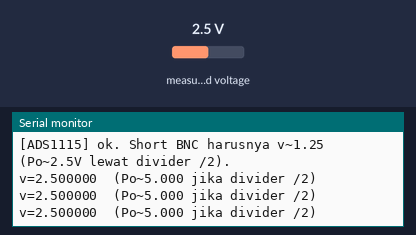
The sketch below on a simulated ESP32. Shown: the last lines printed to the serial monitor. The inputs (shaded band) are chosen by the test bench; at power-on: measured voltage 2.5 V.

Above: at 1.7 s.
1.8 s: measured voltage set to 0.1 V
At 2.4 s:
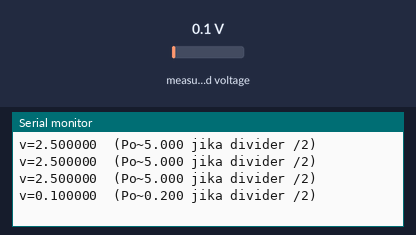
3.3 s: measured voltage set to 1.2 V
At 4.0 s:
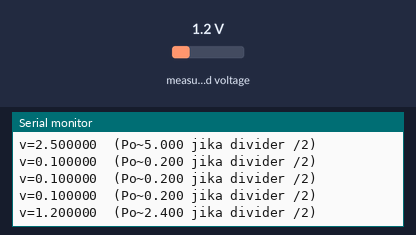
Timing chart, 0 to 6.3 s (numbered marks = the images above; inputs shaded):
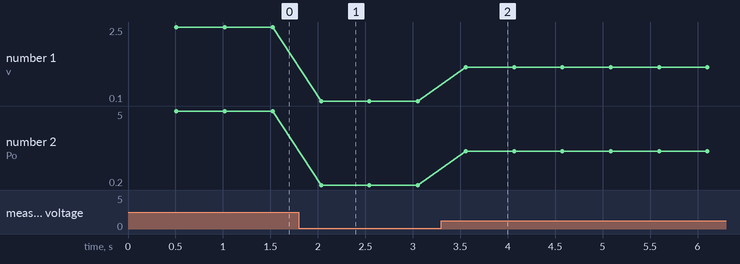

Measured:
- after the input at 1.8 s, the serial monitor: prints a new line after 0.23 s (image 1)
- after the input at 3.3 s, the serial monitor: prints a new line after 0.26 s (image 2)
- plotted number 1: 2.5 → 0.1 after the input at 1.8 s, 0.1 → 1.2 after the input at 3.3 s
- plotted number 2: 5 → 0.2 after the input at 1.8 s, 0.2 → 2.4 after the input at 3.3 s

The sketch:

ukur_tegangan.ino
```cpp
// Ukur tegangan Po board pH lewat ADS1115 A0. Tanpa WiFi/suhu.
// Pakai untuk cek modul hidup & baca v mentah saat kalibrasi.
// Pin sama dgn esp-02: I2C_SDA=8, I2C_SCL=9, ADS 0x48, A0.
#include <Wire.h>
#include <Adafruit_ADS1X15.h>

#define I2C_SDA 8
#define I2C_SCL 9
#define ADS_ADDR 0x48
#define PH_CHANNEL 0

Adafruit_ADS1115 ads;

void setup() {
  Serial.begin(115200);
  delay(500);
  Wire.begin(I2C_SDA, I2C_SCL);
  if (!ads.begin(ADS_ADDR)) {
    Serial.println("[ADS1115] TIDAK TERDETEKSI! Cek wiring I2C & alamat.");
    while (1) delay(100);
  }
  ads.setGain(GAIN_ONE);  // sama dgn esp-02, maks +-4.096V
  Serial.println("[ADS1115] ok. Short BNC harusnya v~1.25 (Po~2.5V lewat divider /2).");
}

void loop() {
  float v = ads.computeVolts(ads.readADC_SingleEnded(PH_CHANNEL));
  Serial.printf("v=%.6f  (Po~%.3f jika divider /2)\n", v, v * 2.0);
  delay(500);
}
```
